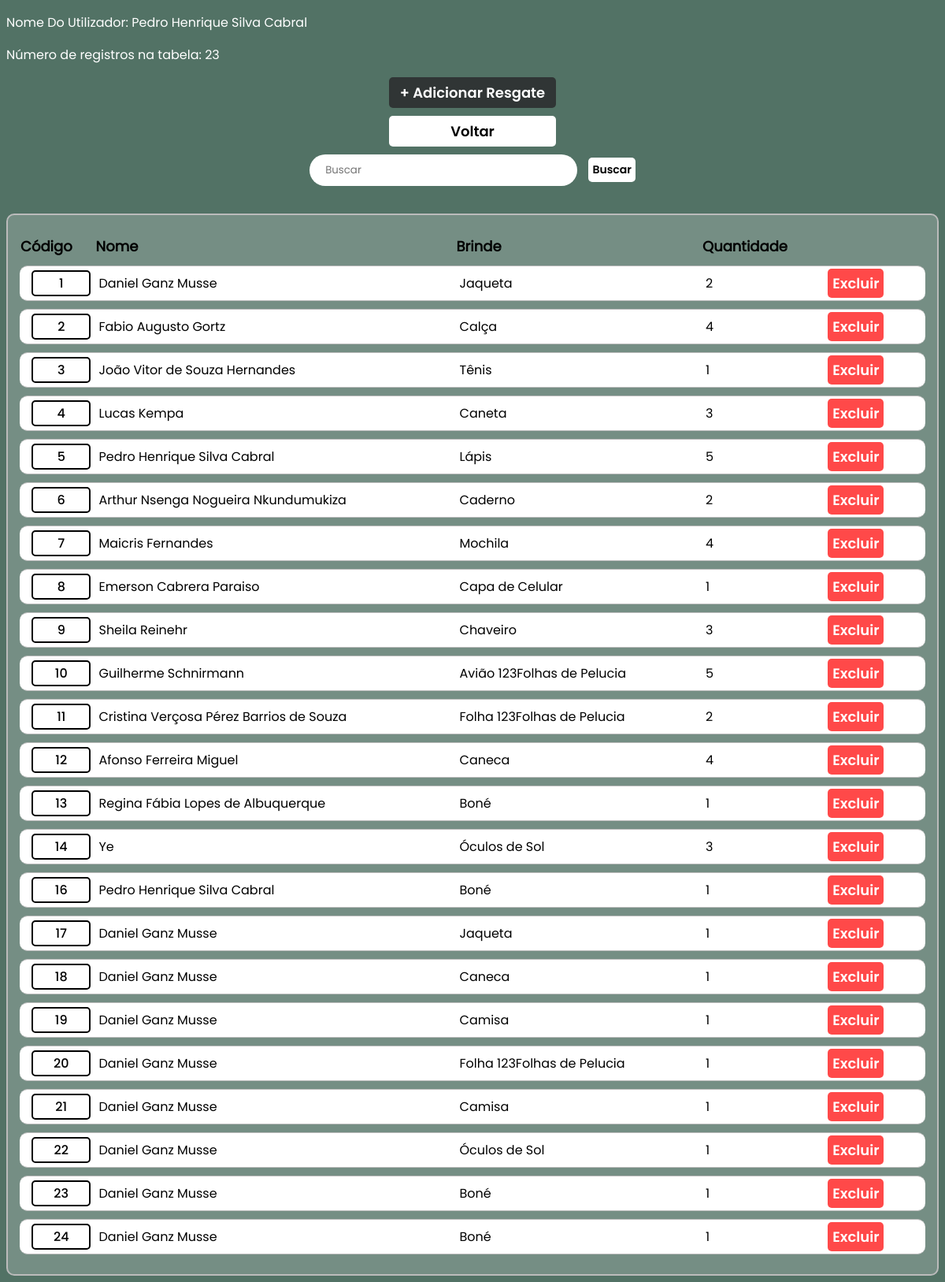
The app's page /perfil/admin/db7/resgata_lst.php (signed in) with its own data.
### tables this page shows
CREATE TABLE `cliente` (
  `Cod_Cliente` int NOT NULL AUTO_INCREMENT,
  `Nome` varchar(100) DEFAULT NULL,
  `CPF` char(14) DEFAULT NULL,
  `Genero` char(1) DEFAULT NULL,
  `CEP` char(9) DEFAULT NULL,
  `DT_Nasc` date DEFAULT NULL,
  `Faixa_preco` int DEFAULT '0',
  `Inter_Nacional` char(1) DEFAULT 'A',
  `123Pontos` int DEFAULT '0',
  `Email` varchar(100) DEFAULT NULL,
  `Senha_login` varchar(20) DEFAULT NULL,
  PRIMARY KEY (`Cod_Cliente`),
  UNIQUE KEY `CPF` (`CPF`,`Email`)
);

CREATE TABLE `resgata` (
  `Cod_resgate` int NOT NULL AUTO_INCREMENT,
  `fk_Cliente_Cod_Cliente` int DEFAULT NULL,
  `fk_Brinde_Cod_produto` int DEFAULT NULL,
  `Quantidade` int DEFAULT NULL,
  PRIMARY KEY (`Cod_resgate`),
  KEY `FK_resgata_2` (`fk_Cliente_Cod_Cliente`),
  KEY `FK_resgata_3` (`fk_Brinde_Cod_produto`),
  CONSTRAINT `FK_resgata_2` FOREIGN KEY (`fk_Cliente_Cod_Cliente`) REFERENCES `cliente` (`Cod_Cliente`) ON DELETE CASCADE,
  CONSTRAINT `FK_resgata_3` FOREIGN KEY (`fk_Brinde_Cod_produto`) REFERENCES `brinde` (`Cod_produto`) ON DELETE SET NULL
);

CREATE TABLE `brinde` (
  `Cod_produto` int NOT NULL AUTO_INCREMENT,
  `Nome` varchar(100) DEFAULT NULL,
  `Descricao` varchar(255) DEFAULT NULL,
  `Preco` int DEFAULT NULL,
  PRIMARY KEY (`Cod_produto`),
  UNIQUE KEY `Nome` (`Nome`)
);

### perfil/admin/db7/resgata_lst.php (the view, shortened to what this page needs)
<!DOCTYPE html>
<html lang="pt-BR">
<head>
    <link rel="stylesheet" href="../style_lst.css">
</head>
<body>
    <?php
        include("../db0/connection.php");
        $sqlID = "SELECT Nome FROM Cliente WHERE Cod_cliente = {$_SESSION['Cod_Cliente']}";
        $resultID = $conn->query($sqlID);
        $rowID = $resultID->fetch_assoc();
        echo "<p>Nome Do Utilizador: " . $rowID['Nome'] . "</p>";
        if (isset($_GET['busca'])) {
            $busca = $_GET['busca'];
            if (!empty($busca)){
                $sql = "SELECT r.Cod_resgate, r.fk_Cliente_Cod_Cliente, r.fk_Brinde_Cod_produto, r.Quantidade, c.Nome AS NomeCliente, b.Nome AS NomeProduto
                FROM resgata r
                INNER JOIN cliente c ON r.fk_Cliente_Cod_Cliente = c.Cod_Cliente
                INNER JOIN brinde b ON r.fk_Brinde_Cod_produto = b.Cod_produto
                WHERE r.Cod_resgate = '$busca'
                OR c.Nome LIKE '%$busca%'
                OR b.Nome LIKE '%$busca%'";
                $result = $conn->query($sql);
                echo "<p>Número de registros na tabela: " . $result->num_rows . "</p>";
            } else {
                $sql = "SELECT Cod_resgate, fk_Cliente_Cod_Cliente, fk_Brinde_Cod_produto, Quantidade FROM resgata";
                $result = $conn->query($sql);
                echo "<p>Número de registros na tabela: " . $result->num_rows . "</p>";
            }
        } else {
            $sql = "SELECT Cod_resgate, fk_Cliente_Cod_Cliente, fk_Brinde_Cod_produto, Quantidade FROM resgata";
            $result = $conn->query($sql);
            echo "<p>Número de registros na tabela: " . $result->num_rows . "</p>";
        }
    ?>
    <div id="div_centralizar_elementos">
        <a id="ADD" href="resgata_add.php">+ Adicionar Resgate</a>
        <a id="Voltar" href="../db0/inicio.php">Voltar</a>
        <form method="get" action="" id="formulario">
            <input type="text" name="busca" id="busca" placeholder="Buscar">
            <input type="submit" value="Buscar" id="button_submit">
        </form>
    </div>
    <table>
        <thead>
            <tr>
                <th>Código</th>
                <th>Nome</th>
                <th>Brinde</th>
                <th>Quantidade</th>
            </tr>
        </thead>
        <?php
            if ($result->num_rows > 0) {
                while ($row = $result->fetch_assoc()) {
        ?>
            <tr>
                <td>
                    <a href="resgata_info.php?Cod_resgate=<?php echo $row['Cod_resgate']?>"><?php echo $row['Cod_resgate']?></a>
                </td>
                <td>
                    <?php
                        $fkCod_Cliente = $row['fk_Cliente_Cod_Cliente'];
                        $sqlCliente = "SELECT Nome FROM Cliente WHERE Cod_Cliente = $fkCod_Cliente";
                        $resultCliente = $conn->query($sqlCliente);
                        $clienteData = $resultCliente->fetch_assoc();
                        echo $clienteData['Nome'];
                    ?>
                </td>
                <td>
                    <?php
                        $fkCod_Lugar = $row['fk_Brinde_Cod_produto'];
                        $sqlLugar = "SELECT Nome FROM Brinde WHERE Cod_produto = $fkCod_Lugar";
                        $resultLugar = $conn->query($sqlLugar);
                        $LugarData = $resultLugar->fetch_assoc();
                        echo $LugarData['Nome'];
                    ?>
                </td>
                <td><?php echo $row['Quantidade']?></td>
                <td onclick="remove(<?php echo $row['Cod_resgate']?>);">
                    <a id="Excluir" href="#" style="display: inline;">Excluir</a>
                </td>
            </tr>
        <?php
                }
             }
        ?>
    </table>
</body>
</html>

### perfil/admin/style_lst.css (style rules this page uses)
body { font-family: 'poppins'; background-color: #527265; }
#div_centralizar_elementos { display: flex; flex-direction: column; align-items: center; }
a { text-decoration: none; color: black; border: 2px solid black; border-radius: 5px; padding: 2px; font-family: 'poppins_medio'; display: flex; align-items: center; justify-content: center; }
td { padding: 5px; border: 1px solid #bbb; border-right: none; border-left: none; background-color: white; }
th { text-align: start; font-size: 18px; }
table tr td:last-child { border-radius: 0 10px 10px 0; padding-right: 15px; }
table tr td:nth-child(1) { border-radius: 10px 0 0 10px; padding-left: 15px; }
#ADD { width: 200px; margin-bottom: 10px; display: flex; font-family: 'poppins_semibold'; border: none; color: white; background-color: #303535; font-size: 18px; padding: 6px; border-radius: 5px; cursor: pointer; transition: opacity 0.15s, box-shadow 0.15s; }
#Voltar { width: 200px; margin-bottom: 10px; display: flex; font-family: 'poppins_semibold'; border: none; color: black; background-color: white; font-size: 18px; padding: 6px; border-radius: 5px; cursor: pointer; transition: opacity 0.15s, box-shadow 0.15s; }
#formulario { display: inline-block }
#busca { user-select: none; border-radius: 30px; border: 0px solid; color: #283228; background-color: rgb(255, 255, 255); height: 40px; width: 300px; margin: 0 10px 20px 0; padding: 0 20px; font-family: 'poppins'; transition: box-shadow 0.15s, background-color 0.15s; }
p { color: white; }
#button_submit { font-family: 'poppins_semibold'; border: none; color: black; background-color: white; font-size: 14px; padding: 5px; border-radius: 5px; cursor: pointer; transition: opacity 0.15s, box-shadow 0.15s; }
#Excluir { color: black; }
table { margin-top: 15px; border: 2px solid #bbb; width: 100%; background-color: rgba(255, 255, 255, 0.2); border-radius: 10px; border-spacing: 0 10px; padding: 15px 15px; }
#Excluir { user-select: none; width: 130px; font-family: 'poppins_semibold'; background-color: rgb(255, 73, 73); border: none; color: white; font-size: 18px; padding: 6px; border-radius: 5px; cursor: pointer; transition: opacity 0.15s, box-shadow 0.15s; }

### records on screen
cliente: Nome "Pedro Henrique Silva Cabral"
resgata: Cod_resgate "1", fk_Cliente_Cod_Cliente.Nome "Daniel Ganz Musse", fk_Brinde_Cod_produto.Nome "Jaqueta", Quantidade "2"
resgata: Cod_resgate "2", fk_Cliente_Cod_Cliente.Nome "Fabio Augusto Gortz", fk_Brinde_Cod_produto.Nome "Calça", Quantidade "4"
resgata: Cod_resgate "3", fk_Cliente_Cod_Cliente.Nome "João Vitor de Souza Hernandes", fk_Brinde_Cod_produto.Nome "Tênis", Quantidade "1"
resgata: Cod_resgate "4", fk_Cliente_Cod_Cliente.Nome "Lucas Kempa", fk_Brinde_Cod_produto.Nome "Caneta", Quantidade "3"
resgata: Cod_resgate "5", fk_Cliente_Cod_Cliente.Nome "Pedro Henrique Silva Cabral", fk_Brinde_Cod_produto.Nome "Lápis", Quantidade "5"
resgata: Cod_resgate "6", fk_Cliente_Cod_Cliente.Nome "Arthur Nsenga Nogueira Nkundumukiza", fk_Brinde_Cod_produto.Nome "Caderno", Quantidade "2"
resgata: Cod_resgate "7", fk_Cliente_Cod_Cliente.Nome "Maicris Fernandes", fk_Brinde_Cod_produto.Nome "Mochila", Quantidade "4"
resgata: Cod_resgate "8", fk_Cliente_Cod_Cliente.Nome "Emerson Cabrera Paraiso", fk_Brinde_Cod_produto.Nome "Capa de Celular", Quantidade "1"
resgata: Cod_resgate "9", fk_Cliente_Cod_Cliente.Nome "Sheila Reinehr", fk_Brinde_Cod_produto.Nome "Chaveiro", Quantidade "3"
resgata: Cod_resgate "10", fk_Cliente_Cod_Cliente.Nome "Guilherme Schnirmann", fk_Brinde_Cod_produto.Nome "Avião 123Folhas de Pelucia", Quantidade "5"
resgata: Cod_resgate "11", fk_Cliente_Cod_Cliente.Nome "Cristina Verçosa Pérez Barrios de Souza", fk_Brinde_Cod_produto.Nome "Folha 123Folhas de Pelucia", Quantidade "2"
resgata: Cod_resgate "12", fk_Cliente_Cod_Cliente.Nome "Afonso Ferreira Miguel", fk_Brinde_Cod_produto.Nome "Caneca", Quantidade "4"
resgata: Cod_resgate "13", fk_Cliente_Cod_Cliente.Nome "Regina Fábia Lopes de Albuquerque", fk_Brinde_Cod_produto.Nome "Boné", Quantidade "1"
resgata: Cod_resgate "14", fk_Cliente_Cod_Cliente.Nome "Ye", fk_Brinde_Cod_produto.Nome "Óculos de Sol", Quantidade "3"
resgata: Cod_resgate "16", fk_Cliente_Cod_Cliente.Nome "Pedro Henrique Silva Cabral", fk_Brinde_Cod_produto.Nome "Boné", Quantidade "1"
resgata: Cod_resgate "17", fk_Cliente_Cod_Cliente.Nome "Daniel Ganz Musse", fk_Brinde_Cod_produto.Nome "Jaqueta", Quantidade "1"
resgata: Cod_resgate "18", fk_Cliente_Cod_Cliente.Nome "Daniel Ganz Musse", fk_Brinde_Cod_produto.Nome "Caneca", Quantidade "1"
resgata: Cod_resgate "19", fk_Cliente_Cod_Cliente.Nome "Daniel Ganz Musse", fk_Brinde_Cod_produto.Nome "Camisa", Quantidade "1"
resgata: Cod_resgate "20", fk_Cliente_Cod_Cliente.Nome "Daniel Ganz Musse", fk_Brinde_Cod_produto.Nome "Folha 123Folhas de Pelucia", Quantidade "1"
resgata: Cod_resgate "21", fk_Cliente_Cod_Cliente.Nome "Daniel Ganz Musse", fk_Brinde_Cod_produto.Nome "Camisa", Quantidade "1"
resgata: Cod_resgate "22", fk_Cliente_Cod_Cliente.Nome "Daniel Ganz Musse", fk_Brinde_Cod_produto.Nome "Óculos de Sol", Quantidade "1"
resgata: Cod_resgate "23", fk_Cliente_Cod_Cliente.Nome "Daniel Ganz Musse", fk_Brinde_Cod_produto.Nome "Boné", Quantidade "1"
resgata: Cod_resgate "24", fk_Cliente_Cod_Cliente.Nome "Daniel Ganz Musse", fk_Brinde_Cod_produto.Nome "Boné", Quantidade "1"

### other values on screen
$result->num_rows "23"
